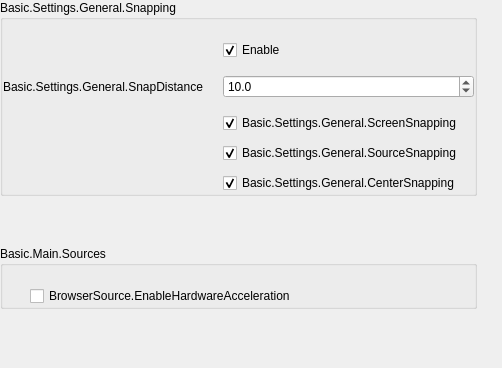
               <widget class="QWidget" name="scrollAreaWidgetContents_5">
                <property name="geometry">
                 <rect>
                  <x>0</x>
                  <y>0</y>
                  <width>502</width>
                  <height>368</height>
                 </rect>
                </property>
                <layout class="QVBoxLayout" name="verticalLayout_40">
                 <property name="spacing">
                  <number>50</number>
                 </property>
                 <property name="leftMargin">
                  <number>0</number>
                 </property>
                 <property name="topMargin">
                  <number>0</number>
                 </property>
                 <property name="rightMargin">
                  <number>25</number>
                 </property>
                 <property name="bottomMargin">
                  <number>50</number>
                 </property>
                 <item>
                  <widget class="QGroupBox" name="groupBox_10">
                   <property name="enabled">
                    <bool>true</bool>
                   </property>
                   <property name="sizePolicy">
                    <sizepolicy hsizetype="Preferred" vsizetype="Maximum">
                     <horstretch>0</horstretch>
                     <verstretch>0</verstretch>
                    </sizepolicy>
                   </property>
                   <property name="title">
                    <string>Basic.Settings.General.Snapping</string>
                   </property>
                   <property name="flat">
                    <bool>false</bool>
                   </property>
                   <property name="uistep" stdset="0">
                    <string notr="true">Source Alignment Snapping</string>
                   </property>
                   <layout class="QFormLayout" name="formLayout_21">
                    <property name="fieldGrowthPolicy">
                     <enum>QFormLayout::AllNonFixedFieldsGrow</enum>
                    </property>
                    <property name="labelAlignment">
                     <set>Qt::AlignLeading|Qt::AlignLeft|Qt::AlignVCenter</set>
                    </property>
                    <property name="horizontalSpacing">
                     <number>20</number>
                    </property>
                    <property name="verticalSpacing">
                     <number>10</number>
                    </property>
                    <property name="leftMargin">
                     <number>0</number>
                    </property>
                    <property name="topMargin">
                     <number>20</number>
                    </property>
                    <property name="rightMargin">
                     <number>0</number>
                    </property>
                    <property name="bottomMargin">
                     <number>0</number>
                    </property>
                    <item row="0" column="1">
                     <widget class="QCheckBox" name="snappingEnabled">
                      <property name="text">
                       <string>Enable</string>
                      </property>
                      <property name="checked">
                       <bool>true</bool>
                      </property>
                      <property name="uistep" stdset="0">
                       <string notr="true">Enable</string>
                      </property>
                     </widget>
                    </item>
                    <item row="2" column="1">
                     <widget class="QCheckBox" name="screenSnapping">
                      <property name="text">
                       <string>Basic.Settings.General.ScreenSnapping</string>
                      </property>
                      <property name="checked">
                       <bool>true</bool>
                      </property>
                      <property name="uistep" stdset="0">
                       <string notr="true">Snap Sources to edge of screen</string>
                      </property>
                     </widget>
                    </item>
                    <item row="4" column="1">
                     <widget class="QCheckBox" name="centerSnapping">
                      <property name="text">
                       <string>Basic.Settings.General.CenterSnapping</string>
                      </property>
                      <property name="checked">
                       <bool>true</bool>
                      </property>
                      <property name="uistep" stdset="0">
                       <string notr="true">Snap Sources to horizontal and vertical center</string>
                      </property>
                     </widget>
                    </item>
                    <item row="3" column="1">
                     <widget class="QCheckBox" name="sourceSnapping">
                      <property name="text">
                       <string>Basic.Settings.General.SourceSnapping</string>
                      </property>
                      <property name="checked">
                       <bool>true</bool>
                      </property>
                      <property name="uistep" stdset="0">
                       <string notr="true">Snap Sources to other sources</string>
                      </property>
                     </widget>
                    </item>
                    <item row="1" column="1">
                     <layout class="QVBoxLayout" name="verticalLayout_41">
                      <property name="spacing">
                       <number>0</number>
                      </property>
                      <property name="topMargin">
                       <number>5</number>
                      </property>
                      <property name="bottomMargin">
                       <number>5</number>
                      </property>
                      <item>
                       <widget class="PLSDoubleSpinBox" name="snapDistance">
                        <property name="decimals">
                         <number>1</number>
                        </property>
                        <property name="singleStep">
                         <double>0.500000000000000</double>
                        </property>
                        <property name="value">
                         <double>10.000000000000000</double>
                        </property>
                       </widget>
                      </item>
                     </layout>
                    </item>
                    <item row="1" column="0">
                     <widget class="QLabel" name="label_9">
                      <property name="sizePolicy">
                       <sizepolicy hsizetype="Preferred" vsizetype="Expanding">
                        <horstretch>0</horstretch>
                        <verstretch>0</verstretch>
                       </sizepolicy>
                      </property>
                      <property name="text">
                       <string>Basic.Settings.General.SnapDistance</string>
                      </property>
                      <property name="buddy">
                       <cstring>snapDistance</cstring>
                      </property>
                      <property name="useFor" stdset="0">
                       <string notr="true">FormLabelRole</string>
                      </property>
                     </widget>
                    </item>
                   </layout>
                  </widget>
                 </item>
                 <item>
                  <widget class="QGroupBox" name="sourcesGroup">
                   <property name="title">
                    <string>Basic.Main.Sources</string>
                   </property>
                   <property name="uistep" stdset="0">
                    <string>Sources</string>
                   </property>
                   <layout class="QFormLayout" name="formLayout_4">
                    <property name="horizontalSpacing">
                     <number>20</number>
                    </property>
                    <property name="verticalSpacing">
                     <number>10</number>
                    </property>
                    <property name="leftMargin">
                     <number>0</number>
                    </property>
                    <property name="topMargin">
                     <number>20</number>
                    </property>
                    <property name="rightMargin">
                     <number>0</number>
                    </property>
                    <property name="bottomMargin">
                     <number>0</number>
                    </property>
                    <item row="0" column="0">
                     <widget class="QLabel" name="label_76">
                      <property name="text">
                       <string/>
                      </property>
                     </widget>
                    </item>
                    <item row="0" column="1">
                     <widget class="QCheckBox" name="browserHWAccel">
                      <property name="text">
                       <string>BrowserSource.EnableHardwareAcceleration</string>
                      </property>
                      <property name="uistep" stdset="0">
                       <string notr="true">Enable Browser Source Hardware Acceleration</string>
                      </property>
                     </widget>
                    </item>
                   </layout>
                  </widget>
                 </item>
                 <item>
                  <spacer name="verticalSpacer_15">
                   <property name="orientation">
                    <enum>Qt::Vertical</enum>
                   </property>
                   <property name="sizeHint" stdset="0">
                    <size>
                     <width>20</width>
                     <height>0</height>
                    </size>
                   </property>
                  </spacer>
                 </item>
                </layout>
               </widget>
